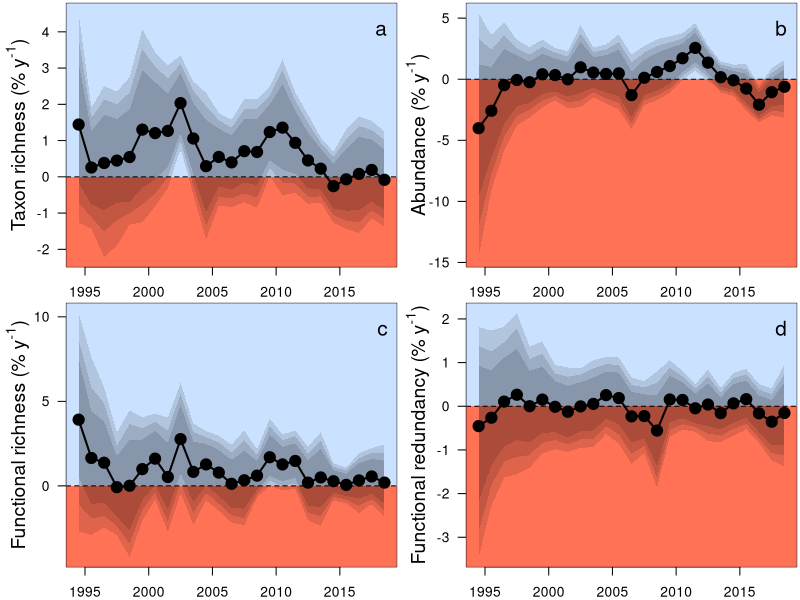

This figure's R source:
##Set working directory
setwd("C:/Users/elwel/OneDrive/Desktop/aquatic_data/git/EuroAquaticMacroInverts")

# attach data
MA <- read.csv("outputs/HighThresholdMovingAve3_YrEsts.csv")
MA$meanYr <- (MA$StartYear+ 4.5)
head(MA)
MA = subset(MA, select = -c(X) )

tiff(filename = "plots/Fig3_movingWindow/HTMW3.tiff", width = 8, height = 6.5, units = 'in', res = 600, compression = 'lzw')
par(mfrow=c(2,2),mar=c(2,4,0.2,0.2))

#plot for spp richness
SR <- subset(MA, Response == "spp_richness")
ave_SppRich <- 27.28712314
st <-(SR[1:(nrow(SR)),3:12]/ave_SppRich)*100
sr <- cbind(SR$StartYear, SR$site_num, SR$meanYr, st)
names(sr)[names(sr) == 'SR$StartYear'] <- 'StartYear'
names(sr)[names(sr) == 'SR$site_num'] <- 'site_num'
names(sr)[names(sr) == 'SR$meanYr'] <- 'meanYr'
#select yrs with enough sites to be representative
SRs <- sr[ which(sr$StartYear >1989 & sr$StartYear <2015), ] # all data

plot(SRs$Estimate~SRs$meanYr,ylab="", cex=1.5, xlab="", type="n", las=1, ylim=c(min(sr$Q2.5),max(sr$Q97.5)), xlim=c(1994.5,2018.5))#
title(ylab=expression(paste("Taxon richness (% y"^"-1", ")")), line=2,cex.lab=1.4)
#title(xlab="Mean year of moving window", line=2,cex.lab=1.3)
polygon(x = c(0, 0, 2040, 2040), y = c(-100, 0, 0, -100), col ="coral1", border = NA)
polygon(x = c(0, 0, 2040, 2040), y = c(100, 0, 0, 100), col ="lightsteelblue1", border = NA)
abline(h=0,lty=2)
polygon(x = c(SRs$meanYr,rev(SRs$meanYr)), y = c(SRs$Q2.5,rev(SRs$Q97.5)),col="#00000020", border = NA)
polygon(x = c(SRs$meanYr,rev(SRs$meanYr)), y = c(SRs$Q5,rev(SRs$Q95)), col ="#00000020", border = NA)
polygon(x = c(SRs$meanYr,rev(SRs$meanYr)), y = c(SRs$Q10,rev(SRs$Q90)), col ="#00000020", border = NA)
#box(lwd=2)
points(SRs$Estimate~SRs$meanYr, pch=21,bg=1,cex=1.8)#pch="-",
points(SRs$Estimate~SRs$meanYr,type="l",lwd=2)
legend("topright", bty="n", legend="a",cex=1.5)

#plot for abundance
SR <- subset(MA, Response == "abundance")
st <-(SR[1:(nrow(SR)),3:12]*100)
sr <- cbind(SR$StartYear, SR$site_num, SR$meanYr, st)
names(sr)[names(sr) == 'SR$StartYear'] <- 'StartYear'
names(sr)[names(sr) == 'SR$site_num'] <- 'site_num'
names(sr)[names(sr) == 'SR$meanYr'] <- 'meanYr'
#select yrs with enough sites to be representative
SRs <- sr[ which(sr$StartYear >1989 & sr$StartYear <2015), ] # all data

plot(SRs$Estimate~SRs$meanYr,ylab="", cex=1.5, xlab="", type="n", las=1, ylim=c(min(sr$Q2.5),max(sr$Q97.5)), xlim=c(1994.5,2018.5))#
title(ylab=expression(paste("Abundance (% y"^"-1", ")")), line=2,cex.lab=1.4)
title(xlab="Mean year of moving window", line=2.4,cex.lab=1.3)
polygon(x = c(0, 0, 2040, 2040), y = c(-100, 0, 0, -100), col ="coral1", border = NA)
polygon(x = c(0, 0, 2040, 2040), y = c(100, 0, 0, 100), col ="lightsteelblue1", border = NA)
abline(h=0,lty=2)
polygon(x = c(SRs$meanYr,rev(SRs$meanYr)), y = c(SRs$Q2.5,rev(SRs$Q97.5)),col="#00000020", border = NA)
polygon(x = c(SRs$meanYr,rev(SRs$meanYr)), y = c(SRs$Q5,rev(SRs$Q95)), col ="#00000020", border = NA)
polygon(x = c(SRs$meanYr,rev(SRs$meanYr)), y = c(SRs$Q10,rev(SRs$Q90)), col ="#00000020", border = NA)
points(SRs$Estimate~SRs$meanYr, pch=21,bg=1,cex=1.8)#pch="-",
points(SRs$Estimate~SRs$meanYr,type="l",lwd=2)
legend("topright", bty="n", legend="b",cex=1.5)

#plot for FRic
SR <- subset(MA, Response == "FRic")
st <-(SR[1:(nrow(SR)),3:12])*100
sr <- cbind(SR$StartYear, SR$site_num, SR$meanYr, st)
names(sr)[names(sr) == 'SR$StartYear'] <- 'StartYear'
names(sr)[names(sr) == 'SR$site_num'] <- 'site_num'
names(sr)[names(sr) == 'SR$meanYr'] <- 'meanYr'
#select yrs with enough sites to be representative
SRs <- sr[ which(sr$StartYear >1989 & sr$StartYear <2015), ] # all data

plot(SRs$Estimate~SRs$meanYr,ylab="", cex=1.5, xlab="", type="n", las=1, ylim=c(min(sr$Q2.5),max(sr$Q97.5)), xlim=c(1994.5,2018.5))#
title(ylab=expression(paste("Functional richness (% y"^"-1", ")")), line=2,cex.lab=1.4)
title(xlab="Mean year of moving window", line=2.4,cex.lab=1.3)
polygon(x = c(0, 0, 2040, 2040), y = c(-100, 0, 0, -100), col ="coral1", border = NA)
polygon(x = c(0, 0, 2040, 2040), y = c(100, 0, 0, 100), col ="lightsteelblue1", border = NA)
abline(h=0,lty=2)
polygon(x = c(SRs$meanYr,rev(SRs$meanYr)), y = c(SRs$Q2.5,rev(SRs$Q97.5)),col="#00000020", border = NA)
polygon(x = c(SRs$meanYr,rev(SRs$meanYr)), y = c(SRs$Q5,rev(SRs$Q95)), col ="#00000020", border = NA)
polygon(x = c(SRs$meanYr,rev(SRs$meanYr)), y = c(SRs$Q10,rev(SRs$Q90)), col ="#00000020", border = NA)
points(SRs$Estimate~SRs$meanYr, pch=21,bg=1,cex=1.8)#pch="-",
points(SRs$Estimate~SRs$meanYr,type="l",lwd=2)
legend("topright", bty="n", legend="c",cex=1.5)

#plot for FRed
SR <- subset(MA, Response == "FRed")
ave_FRed <- 0.291145846
st <-(SR[1:(nrow(SR)),3:12]/ave_FRed)*100
sr <- cbind(SR$StartYear, SR$site_num, SR$meanYr, st)
names(sr)[names(sr) == 'SR$StartYear'] <- 'StartYear'
names(sr)[names(sr) == 'SR$site_num'] <- 'site_num'
names(sr)[names(sr) == 'SR$meanYr'] <- 'meanYr'
#select yrs with enough sites to be representative
SRs <- sr[ which(sr$StartYear >1989 & sr$StartYear <2015), ] # all data

plot(SRs$Estimate~SRs$meanYr,ylab="", cex=1.5, xlab="", type="n", las=1, ylim=c(min(sr$Q2.5),max(sr$Q97.5)), xlim=c(1994.5,2018.5))#
title(ylab=expression(paste("Functional redundancy (% y"^"-1", ")")), line=2,cex.lab=1.4)
title(xlab="Mean year of moving window", line=2.4,cex.lab=1.3)
polygon(x = c(0, 0, 2040, 2040), y = c(-100, 0, 0, -100), col ="coral1", border = NA)
polygon(x = c(0, 0, 2040, 2040), y = c(100, 0, 0, 100), col ="lightsteelblue1", border = NA)
abline(h=0,lty=2)
polygon(x = c(SRs$meanYr,rev(SRs$meanYr)), y = c(SRs$Q2.5,rev(SRs$Q97.5)),col="#00000020", border = NA)
polygon(x = c(SRs$meanYr,rev(SRs$meanYr)), y = c(SRs$Q5,rev(SRs$Q95)), col ="#00000020", border = NA)
polygon(x = c(SRs$meanYr,rev(SRs$meanYr)), y = c(SRs$Q10,rev(SRs$Q90)), col ="#00000020", border = NA)
points(SRs$Estimate~SRs$meanYr, pch=21,bg=1,cex=1.8)#pch="-",
points(SRs$Estimate~SRs$meanYr,type="l",lwd=2)
legend("topright", bty="n", legend="d",cex=1.5)

dev.off()


####
#####################
###############################################
#####
